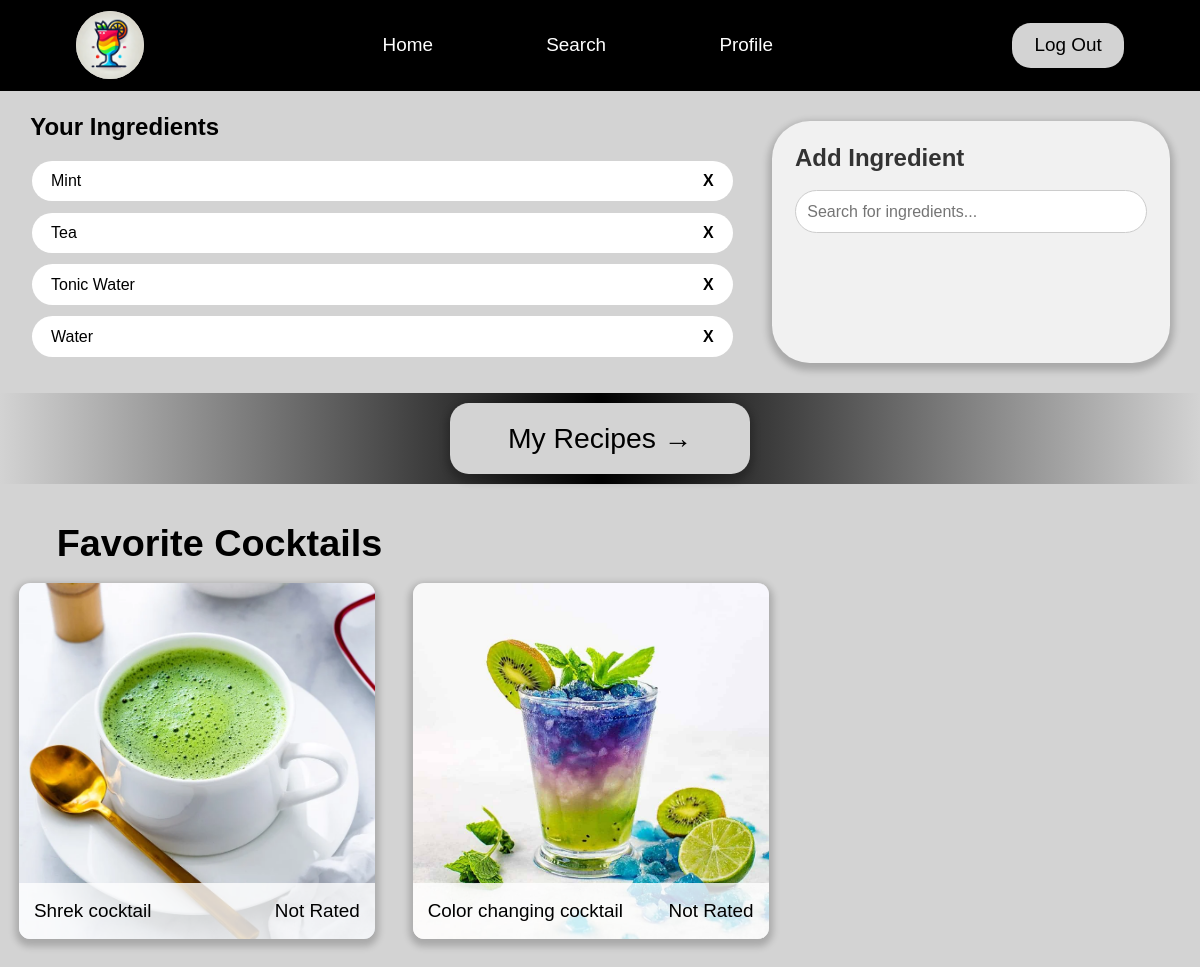
The page /profile.php (signed in) on the database its author committed.
### tables this page shows
CREATE TABLE `ingredients` (
  `idIngredient` int(7) NOT NULL,
  `strIngredient` varchar(50) NOT NULL
);

CREATE TABLE `favoritedcocktails` (
  `idDrink` int(20) NOT NULL,
  `idUser` int(20) NOT NULL,
  `Date` datetime(6) NOT NULL
);

CREATE TABLE `drinks` (
  `idDrink` int(20) NOT NULL,
  `strDrink` varchar(50) NOT NULL,
  `strInstructions` varchar(1000) NOT NULL,
  `strDrinkThumb` varchar(200) NOT NULL,
  `strCategory` varchar(50) NOT NULL,
  `Posted` datetime(6) NOT NULL,
  `idUser` int(7) NOT NULL
);

### profile.php (the view, shortened to what this page needs)
<?php
$db = new mysqli("localhost", "root", null, "project_db");
if (isset($_SESSION["idUser"])) {
    $idUser = $_SESSION["idUser"];
} else {
    header('Location: login.php');
    exit;
}
$stmt = $db->prepare("
    SELECT
        f.idDrink,
        d.strDrink,
        d.strDrinkThumb,
        CASE
            WHEN AVG(r.rating) = ROUND(AVG(r.rating), 0) THEN CAST(AVG(r.rating) AS UNSIGNED)
            ELSE FORMAT(AVG(r.rating), 1)
        END AS avgRating
    FROM
        favoritedcocktails f
    LEFT OUTER JOIN
        drinks d ON f.idDrink = d.idDrink
    LEFT JOIN
        ratings r ON f.idDrink = r.idDrink
    WHERE
        f.idUser = ?
    GROUP BY
        f.idDrink, d.strDrink, d.strDrinkThumb
    ORDER BY
        f.Date
");
$stmt->bind_param("i", $idUser);
$stmt->execute();
$result = $stmt->get_result();
$ingredient_stmt = $db->prepare("
    SELECT
        i.idIngredient AS idIngredient,
        i.strIngredient AS strIngredient
    FROM
        favoritedingredients fi
    JOIN
        ingredients i ON fi.idIngredient = i.idIngredient
    WHERE
        fi.idUser = ?
");
$ingredient_stmt->bind_param("i", $idUser);
$ingredient_stmt->execute();
$ingredient_result = $ingredient_stmt->get_result();
?>
<!DOCTYPE html>
<html lang="en">
<head>
    <link rel="stylesheet" href="aglobal.css">
    <link rel="stylesheet" href="profile.css">
    <link rel="stylesheet" href="https://cdn.jsdelivr.net/npm/bootstrap-icons@1.11.3/font/bootstrap-icons.min.css">
</head>
<body class="g_background">
    <?php include 'navbar.php'; ?>
    <div class="ingredients-container">
        <div class="ingredients-section">
            <h2>Your Ingredients</h2>
            <div class="ingredients-row">
                <?php
                if ($ingredient_result->num_rows > 0) {
                    while ($ingredient_row = $ingredient_result->fetch_assoc()) {
                        echo '<div class="ingredient-item g_addRoundedCorners">';
                        echo htmlspecialchars($ingredient_row['strIngredient']);
                        echo '<button id="remove-ingredient-' . htmlspecialchars($ingredient_row['idIngredient']) . '" class="remove-ingredient-button" data-ingredient-id="' . htmlspecialchars($ingredient_row['idIngredient']) . '">X</button>';
                        echo '</div>';
                    }
                } else {
                    echo '<p>No ingredients found in your favorites.</p>';
                }
                ?>
            </div>
        </div>
        <div class="ingredient-search-section g_addRoundedCorners g_shadow">
            <h2>Add Ingredient</h2>
            <input type="text" id="ingredient-search-box" placeholder="Search for ingredients..." class="ingredient-search-box g_addRoundedCorners">
        </div>
    </div>
    <div class="middle-nav">
        <div class="middle-button">
            <a class="g_shadow" href="myRecipes.php">My Recipes &#8594;</a>
        </div>
    </div>
    <h2 class="favorites-header">Favorite Cocktails</h2>
    <div class="center-favorites">
        <div class="g_grid-container">
            <?php
            while ($row = $result->fetch_assoc()) {
                echo '<a class="g_grid-item" href="recipes.php?idDrink=' . htmlspecialchars($row['idDrink']) . '">';
                    if (htmlspecialchars($row['idDrink']) >= 1000000) {
                        echo '<img class="image" src="' . htmlspecialchars($row['strDrinkThumb']) . '" alt="Drink Image">';
                        echo '<div class="g_cocktail-name-overlay">';
                            echo '<div>' . htmlspecialchars($row['strDrink']) . '</div>';
                            echo '<div class="ratings">';
                                if (isset($row['avgRating'])) {
                                    echo '<div class="ratings">';
                                        echo '<p> <icons class="bi-star-fill star" </icons>' . '<p class="avgRating">'. $row['avgRating']. '/5 </p></p>';
                                    echo '</div>';
                                } else {
                                    echo '<p>Not Rated</p>';
                                }
                            echo'</div>';
                        echo '</div>';
                    } else {
                        echo '<div class="drink-id" data-id="' . htmlspecialchars($row['idDrink']) . '" data-avg-rating="' . $row['avgRating'] . '"></div>';
                    }
                echo '</a>';
            }
            ?>
        </div>
    </div>
</body>
</html>

### aglobal.css (style rules this page uses)
* { margin: 0; padding: 0; box-sizing: border-box; }
body { font-family: Arial, sans-serif; }
.g_background { background-color: lightgrey; }
.g_cocktail-name-overlay { position: absolute; bottom: 0; left: 0; width: 100%; height: 15mm; background-color: rgba(255, 255, 255, 0.8); color: black; padding: 4mm; text-align: left; font-size: 5mm; display: flex; justify-content: space-between; align-items: center; }
.g_grid-container { display: grid; grid-template-columns: repeat(3, 1fr); gap: 5mm; padding: 5mm; margin: 0 auto; max-width: 350mm; }
.g_grid-item { aspect-ratio: 1/1; color: black; position: relative; max-height: 95%; overflow: hidden; border-radius: 3mm; box-shadow: 0 1mm 2mm 1mm rgba(0, 0, 0, 0.2); }
.g_grid-item img { width: 100%; height: 100%; object-fit: cover; }
.g_shadow { box-shadow: 0 1mm 2mm 1mm rgba(0, 0, 0, 0.2); }
.g_addRoundedCorners { border-radius: 10mm; }

### profile.css (style rules this page uses)
.favorites-header { font-size: 10mm; display: flex; margin: 0mm; padding-top: 10mm; padding-left: 15mm; height: 10%; color: black; }
.ratings { display: flex; align-items: center; }
.ingredients-container { height: 80mm; display: flex; gap: 10mm; padding: 8mm; }
.ingredients-section { flex: 2; max-height: 80mm; overflow-y: auto; color: black; margin-top: 10mm; }
.ingredients-section h2 { position: absolute; top: 30mm; margin-bottom: 3mm; font-size: 1.5em; color: black; }
.ingredients-row { display: flex; flex-direction: column; gap: 2mm; }
.ingredient-item { margin: 0.5mm; background-color: white; padding: 3mm 5mm; display: flex; justify-content: space-between; align-items: center; font-size: 1em; position: relative; }
.remove-ingredient-button { background-color: transparent; border: none; color: black; cursor: pointer; font-size: 1em; font-weight: bold; margin-left: 10mm; }
.ingredient-search-section { flex: 1; display: flex; flex-direction: column; justify-content: flex-start; padding: 6mm; background-color: #f1f1f1; border-radius: 2.5mm; }
.ingredient-search-section h2 { margin-bottom: 5mm; font-size: 1.5em; color: #333; }
.ingredient-search-box { padding: 3mm; margin-bottom: 3mm; border: 0.5mm solid #ccc; border-radius: 1.5mm; font-size: 1em; width: 100%; }
.middle-nav { background: linear-gradient(to right, lightgrey, black, lightgrey); height: 24mm; display: flex; flex-direction: column; justify-content: center; }
.middle-button { display: flex; flex-direction: row; align-items: center; justify-content: center; text-align: center; }
.middle-button a { font-size: 7.5mm; max-height: 20mm; width: 25%; margin: 0mm; padding: 5mm; text-decoration: none; background-color: #d3d3d3; color: black; border-radius: 5mm; transition: background-color 0.2s; }

### rows shown on the page
ingredients: strIngredient "Mint"
ingredients: strIngredient "Tea"
ingredients: strIngredient "Tonic Water"
ingredients: strIngredient "Water"
favoritedcocktails: idDrink.strDrinkThumb (picture), idDrink.strDrink "Shrek cocktail"
favoritedcocktails: idDrink.strDrinkThumb (picture), idDrink.strDrink "Color changing cocktail"
